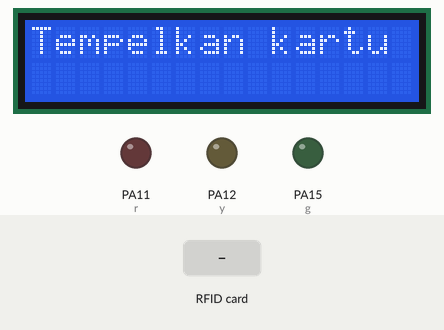
This sketch was run on a simulated STM32 Blue Pill. Parts: 16×2 character LCD, output pins drawn as LEDs (lit = HIGH). The inputs (shaded band) are chosen by the test bench. What the sketch prints to the serial monitor is not drawn.

Above: at 1.3 s.
1.4 s: RFID card 5E 7A 19 C4 held to the reader
At 2.7 s:
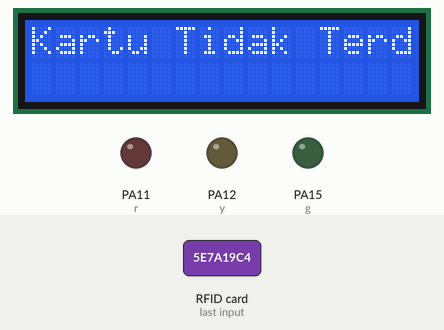
At 4.3 s:
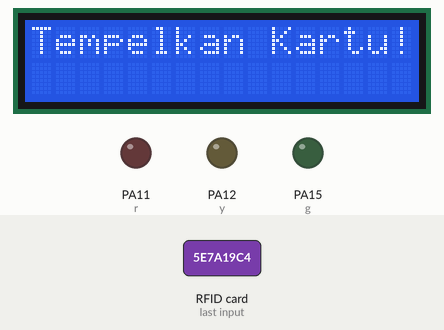
Timing chart, 0 to 5.8 s (numbered marks = the images above; inputs shaded):
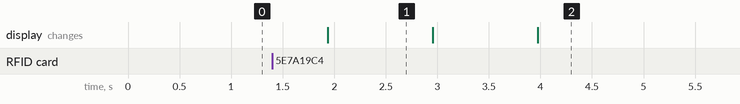

The sketch:

palang_pintu_combine_lcd__ir__servo__led__rfid.ino
```cpp
#include <SPI.h>
#include <MFRC522.h>
#include <Servo.h>
#include <LiquidCrystal_I2C.h>

//rfid
#define SS_PIN PB1
#define RST_PIN PB0
String id;
MFRC522 reader(SS_PIN, RST_PIN);


//LCD
LiquidCrystal_I2C lcd(0x27, 16, 2);

//ir
int ir = PA1;

//LED
int r = PA11;
int y = PA12;
int g = PA15;

void setup() {
  // put your setup code here, to run once:
  Serial.begin(115200);
  SPI.begin();
  reader.PCD_Init();

  lcd.begin();

  pinMode(r, OUTPUT);
  pinMode(y, OUTPUT);
  pinMode(g, OUTPUT);

  lcd.clear();
  lcd.setCursor(0,0);
  lcd.print("Tempelkan kartu");

}


void loop() {
  // put your main code here, to run repeatedly:

  if(reader.PICC_IsNewCardPresent()){
    readRFID();
    delay(500);
    if(id == "6A-A7-D5-80"){
      Serial.println(id);
      opengate();
    }
    else if (id == "4A-51-6E-AE"){
      Serial.println(id);
      opengate();
    }
    else {
      Serial.println(id);
      closegate();
    }
  }

}

void opengate(){
  lcd.clear();
  lcd.setCursor(0,0);
  lcd.print("Berhasil!");
  delay(200);
  lcd.clear();
  lcd.setCursor(0,0);
  lcd.print("Gerbang Terbuka");
  lcd.setCursor(0,1);
  lcd.print("Silahkan Masuk");

  while(1){
    int vir = digitalRead(ir);
    vir = !vir;
    if(vir == 1){
      delay(200);

      lcd.clear();
      lcd.setCursor(0,0);
      lcd.print("Gerbang Tertutup");
      delay(1000);
      lcd.clear();
      lcd.setCursor(0,0);
      lcd.print("Tempelkan Kartu");

      break;
    }else {
      continue;
    }
  }
}

void closegate(){
  lcd.clear();
  lcd.setCursor(0,0);
  lcd.print("Kartu Tidak Terdaftar");
  delay(1000);
  lcd.clear();
  lcd.setCursor(0,0);
  lcd.print("Gerbang Tertutup");
  delay(1000);
  lcd.clear();
  lcd.setCursor(0,0);
  lcd.print("Tempelkan Kartu!");
}

void readRFID(){
  reader.PICC_ReadCardSerial();
  id = String(reader.uid.uidByte[0], HEX) + "-" +
       String(reader.uid.uidByte[1], HEX) + "-" +
       String(reader.uid.uidByte[2], HEX) + "-" +
       String(reader.uid.uidByte[3], HEX);
       id.toUpperCase();
}
```

Measured:
- after the input at 1.4 s, the display: changes after 0.54 s (image 1)
- what the display in image 1 shows lasts 1.1 s, from 1.9 s to 3.0 s
